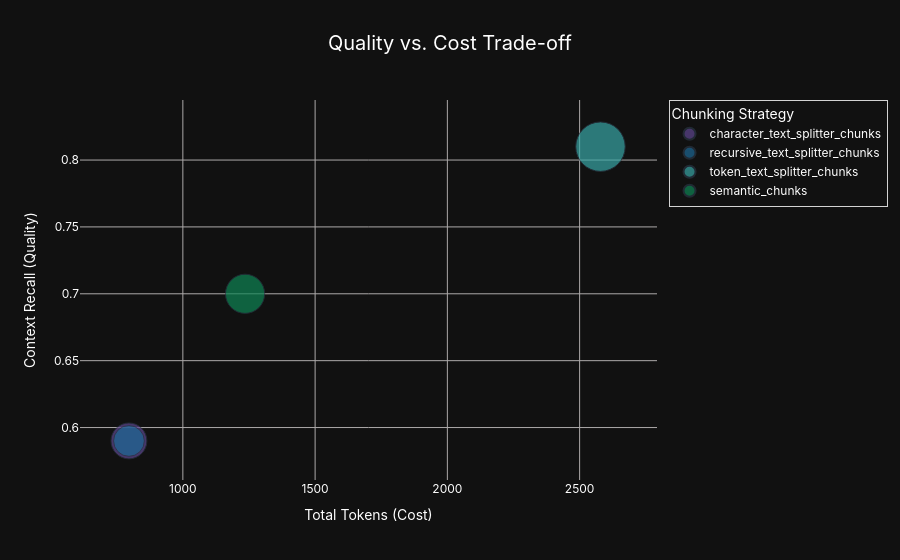

Notebook code cell kept with this figure:
### Code cell
import plotly.express as px

fig_scatter = px.scatter(
    df, 
    x="total_tokens", 
    y="context_recall", 
    color=df.index, 
    size="latency_seconds", # Bigger bubble = slower
    title="Quality vs. Cost Trade-off",
    hover_name=df.index, # Un-commented so you can see names on hover
    size_max=35, # Limits the maximum bubble size so they don't look clumsy
    template="plotly_dark", # Instantly cleans up the background
    color_discrete_sequence=px.colors.qualitative.Prism, # Gives each strategy a distinct, vibrant color
    labels={ # Replaces raw column names with professional, readable labels
        "total_tokens": "Total Tokens (Cost)",
        "context_recall": "Context Recall (Quality)",
        "index": "Chunking Strategy"
    }
)

# Fine-tuning the layout for a polished, publication-ready look
fig_scatter.update_layout(
    title_x=0.5, # Centers the title
    title_font=dict(size=20, family="inter, inter"),
    font=dict(family="inter, inter", color="#FFFFFF"),
    legend=dict(
        bgcolor="rgba(255,255,255)", # Slight transparency
        bordercolor="LightGray",
        borderwidth=1
    ),
    hoverlabel=dict(
        bgcolor="white",
        font_size=14,
        font_family="inter"
    )
)

# Optional: Make the gridlines subtle but readable
fig_scatter.update_xaxes(showgrid=True, gridwidth=1, gridcolor="#ACA9A9")
fig_scatter.update_yaxes(showgrid=True, gridwidth=1, gridcolor='#ACA9A9')

fig_scatter.show()

### Figure 1 — Plotly figure (JSON) as saved in the notebook; plotly's stock layout.template omitted (floating-point values rounded to 4 significant figures)
{"data": [{"hovertemplate": "<b>%{hovertext}</b><br><br>Chunking Strategy=character_text_splitter_chunks<br>Total Tokens (Cost)=%{x}<br>Context Recall (Quality)=%{y}<br>latency_seconds=%{marker.size}<extra></extra>", "hovertext": ["character_text_splitter_chunks"], "legendgroup": "character_text_splitter_chunks", "marker": {"color": "rgb(95, 70, 144)", "size": [2.19], "sizemode": "area", "sizeref": 0.003396, "symbol": "circle"}, "mode": "markers", "name": "character_text_splitter_chunks", "orientation": "v", "showlegend": true, "type": "scatter", "x": [796.1], "xaxis": "x", "y": [0.59], "yaxis": "y"}, {"hovertemplate": "<b>%{hovertext}</b><br><br>Chunking Strategy=recursive_text_splitter_chunks<br>Total Tokens (Cost)=%{x}<br>Context Recall (Quality)=%{y}<br>latency_seconds=%{marker.size}<extra></extra>", "hovertext": ["recursive_text_splitter_chunks"], "legendgroup": "recursive_text_splitter_chunks", "marker": {"color": "rgb(29, 105, 150)", "size": [1.61], "sizemode": "area", "sizeref": 0.003396, "symbol": "circle"}, "mode": "markers", "name": "recursive_text_splitter_chunks", "orientation": "v", "showlegend": true, "type": "scatter", "x": [796.2], "xaxis": "x", "y": [0.59], "yaxis": "y"}, {"hovertemplate": "<b>%{hovertext}</b><br><br>Chunking Strategy=token_text_splitter_chunks<br>Total Tokens (Cost)=%{x}<br>Context Recall (Quality)=%{y}<br>latency_seconds=%{marker.size}<extra></extra>", "hovertext": ["token_text_splitter_chunks"], "legendgroup": "token_text_splitter_chunks", "marker": {"color": "rgb(56, 166, 165)", "size": [4.16], "sizemode": "area", "sizeref": 0.003396, "symbol": "circle"}, "mode": "markers", "name": "token_text_splitter_chunks", "orientation": "v", "showlegend": true, "type": "scatter", "x": [2579.0], "xaxis": "x", "y": [0.81], "yaxis": "y"}, {"hovertemplate": "<b>%{hovertext}</b><br><br>Chunking Strategy=semantic_chunks<br>Total Tokens (Cost)=%{x}<br>Context Recall (Quality)=%{y}<br>latency_seconds=%{marker.size}<extra></extra>", "hovertext": ["semantic_chunks"], "legendgroup": "semantic_chunks", "marker": {"color": "rgb(15, 133, 84)", "size": [2.61], "sizemode": "area", "sizeref": 0.003396, "symbol": "circle"}, "mode": "markers", "name": "semantic_chunks", "orientation": "v", "showlegend": true, "type": "scatter", "x": [1235.0], "xaxis": "x", "y": [0.7], "yaxis": "y"}], "layout": {"font": {"color": "#FFFFFF", "family": "inter, inter"}, "hoverlabel": {"bgcolor": "white", "font": {"family": "inter", "size": 14}}, "legend": {"bgcolor": "rgba(255,255,255)", "bordercolor": "LightGray", "borderwidth": 1, "itemsizing": "constant", "title": {"text": "Chunking Strategy"}, "tracegroupgap": 0}, "title": {"font": {"family": "inter, inter", "size": 20}, "text": "Quality vs. Cost Trade-off", "x": 0.5}, "xaxis": {"anchor": "y", "domain": [0, 1], "gridcolor": "#ACA9A9", "gridwidth": 1, "showgrid": true, "title": {"text": "Total Tokens (Cost)"}}, "yaxis": {"anchor": "x", "domain": [0, 1], "gridcolor": "#ACA9A9", "gridwidth": 1, "showgrid": true, "title": {"text": "Context Recall (Quality)"}}}}
